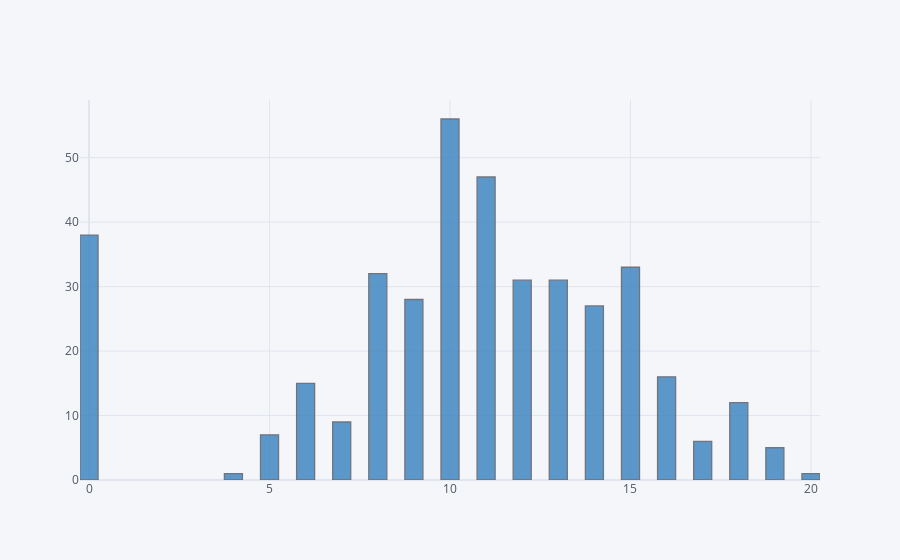

Notebook code for this chart:
### Code cell
df['G3'].iplot(kind='hist',bins=100,color='blue')

### Figure 1 — Plotly figure (JSON) as saved in the notebook; plotly's stock layout.template omitted (floating-point values rounded to 4 significant figures; data arrays with more than 128 entries replaced by an {"elided": "..."} marker saying what was removed)
{"data": [{"histfunc": "count", "histnorm": "", "marker": {"color": "rgba(55, 128, 191, 1.0)", "line": {"color": "#4D5663", "width": 1.3}}, "name": "G3", "nbinsx": 100, "opacity": 0.8, "orientation": "v", "type": "histogram", "x": {"elided": "395 int values"}}], "layout": {"autosize": true, "barmode": "overlay", "legend": {"bgcolor": "#F5F6F9", "font": {"color": "#4D5663"}}, "paper_bgcolor": "#F5F6F9", "plot_bgcolor": "#F5F6F9", "title": {"font": {"color": "#4D5663"}}, "xaxis": {"autorange": true, "gridcolor": "#E1E5ED", "range": [-0.25, 20.25], "showgrid": true, "tickfont": {"color": "#4D5663"}, "title": {"font": {"color": "#4D5663"}, "text": ""}, "type": "linear", "zerolinecolor": "#E1E5ED"}, "yaxis": {"autorange": true, "gridcolor": "#E1E5ED", "range": [0, 58.95], "showgrid": true, "tickfont": {"color": "#4D5663"}, "title": {"font": {"color": "#4D5663"}, "text": ""}, "zerolinecolor": "#E1E5ED"}}}
